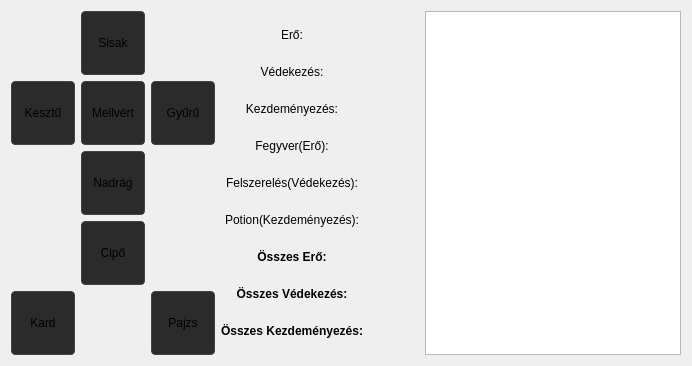
          <widget class="QWidget" name="page3_karakter">
           <layout class="QVBoxLayout" name="verticalLayout_6">
            <item>
             <layout class="QHBoxLayout" name="horizontalLayout_5">
              <item>
               <layout class="QGridLayout" name="gridLayout_3">
                <item row="3" column="1">
                 <widget class="QPushButton" name="btn_cipo">
                  <property name="minimumSize">
                   <size>
                    <width>64</width>
                    <height>64</height>
                   </size>
                  </property>
                  <property name="styleSheet">
                   <string notr="true">QPushButton {
    background-color: #2b2b2b;
    border: 1px solid #444444;
    border-radius: 4px;
}
QPushButton:hover {
    border: 1px solid #5fb35f;
}</string>
                  </property>
                  <property name="text">
                   <string>Cipő</string>
                  </property>
                 </widget>
                </item>
                <item row="4" column="2">
                 <widget class="QPushButton" name="btn_pajzs">
                  <property name="minimumSize">
                   <size>
                    <width>64</width>
                    <height>64</height>
                   </size>
                  </property>
                  <property name="styleSheet">
                   <string notr="true">QPushButton {
    background-color: #2b2b2b;
    border: 1px solid #444444;
    border-radius: 4px;
}
QPushButton:hover {
    border: 1px solid #5fb35f;
}</string>
                  </property>
                  <property name="text">
                   <string>Pajzs</string>
                  </property>
                 </widget>
                </item>
                <item row="1" column="0">
                 <widget class="QPushButton" name="btn_kesztyu">
                  <property name="minimumSize">
                   <size>
                    <width>64</width>
                    <height>64</height>
                   </size>
                  </property>
                  <property name="styleSheet">
                   <string notr="true">QPushButton {
    background-color: #2b2b2b;
    border: 1px solid #444444;
    border-radius: 4px;
}
QPushButton:hover {
    border: 1px solid #5fb35f;
}</string>
                  </property>
                  <property name="text">
                   <string>Kesztű</string>
                  </property>
                 </widget>
                </item>
                <item row="2" column="1">
                 <widget class="QPushButton" name="btn_nadrag">
                  <property name="minimumSize">
                   <size>
                    <width>64</width>
                    <height>64</height>
                   </size>
                  </property>
                  <property name="styleSheet">
                   <string notr="true">QPushButton {
    background-color: #2b2b2b;
    border: 1px solid #444444;
    border-radius: 4px;
}
QPushButton:hover {
    border: 1px solid #5fb35f;
}</string>
                  </property>
                  <property name="text">
                   <string>Nadrág</string>
                  </property>
                 </widget>
                </item>
                <item row="0" column="1">
                 <widget class="QPushButton" name="btn_sisak">
                  <property name="minimumSize">
                   <size>
                    <width>64</width>
                    <height>64</height>
                   </size>
                  </property>
                  <property name="styleSheet">
                   <string notr="true">QPushButton {
    background-color: #2b2b2b;
    border: 1px solid #444444;
    border-radius: 4px;
}
QPushButton:hover {
    border: 1px solid #5fb35f;
}</string>
                  </property>
                  <property name="text">
                   <string>Sisak</string>
                  </property>
                 </widget>
                </item>
                <item row="1" column="2">
                 <widget class="QPushButton" name="btn_gyuru">
                  <property name="minimumSize">
                   <size>
                    <width>64</width>
                    <height>64</height>
                   </size>
                  </property>
                  <property name="styleSheet">
                   <string notr="true">QPushButton {
    background-color: #2b2b2b;
    border: 1px solid #444444;
    border-radius: 4px;
}
QPushButton:hover {
    border: 1px solid #5fb35f;
}</string>
                  </property>
                  <property name="text">
                   <string>Gyűrű</string>
                  </property>
                 </widget>
                </item>
                <item row="1" column="1">
                 <widget class="QPushButton" name="btn_mellvert">
                  <property name="minimumSize">
                   <size>
                    <width>64</width>
                    <height>64</height>
                   </size>
                  </property>
                  <property name="styleSheet">
                   <string notr="true">QPushButton {
    background-color: #2b2b2b;
    border: 1px solid #444444;
    border-radius: 4px;
}
QPushButton:hover {
    border: 1px solid #5fb35f;
}</string>
                  </property>
                  <property name="text">
                   <string>Mellvért</string>
                  </property>
                 </widget>
                </item>
                <item row="4" column="0">
                 <widget class="QPushButton" name="btn_kard">
                  <property name="minimumSize">
                   <size>
                    <width>64</width>
                    <height>64</height>
                   </size>
                  </property>
                  <property name="styleSheet">
                   <string notr="true">QPushButton {
    background-color: #2b2b2b;
    border: 1px solid #444444;
    border-radius: 4px;
}
QPushButton:hover {
    border: 1px solid #5fb35f;
}</string>
                  </property>
                  <property name="text">
                   <string>Kard</string>
                  </property>
                 </widget>
                </item>
               </layout>
              </item>
              <item>
               <layout class="QHBoxLayout" name="horizontalLayout_2">
                <item>
                 <layout class="QGridLayout" name="gridLayout_2">
                  <item row="8" column="0">
                   <widget class="QLabel" name="label_91">
                    <property name="font">
                     <font>
                      <bold>true</bold>
                     </font>
                    </property>
                    <property name="text">
                     <string>Összes Kezdeményezés:</string>
                    </property>
                    <property name="alignment">
                     <set>Qt::AlignmentFlag::AlignCenter</set>
                    </property>
                   </widget>
                  </item>
                  <item row="0" column="1">
                   <widget class="QLabel" name="label_12">
                    <property name="sizePolicy">
                     <sizepolicy hsizetype="Fixed" vsizetype="Fixed">
                      <horstretch>0</horstretch>
                      <verstretch>0</verstretch>
                     </sizepolicy>
                    </property>
                    <property name="minimumSize">
                     <size>
                      <width>50</width>
                      <height>0</height>
                     </size>
                    </property>
                    <property name="text">
                     <string/>
                    </property>
                    <property name="alignment">
                     <set>Qt::AlignmentFlag::AlignCenter</set>
                    </property>
                   </widget>
                  </item>
                  <item row="3" column="1">
                   <widget class="QLabel" name="label_83">
                    <property name="sizePolicy">
                     <sizepolicy hsizetype="Fixed" vsizetype="Fixed">
                      <horstretch>0</horstretch>
                      <verstretch>0</verstretch>
                     </sizepolicy>
                    </property>
                    <property name="minimumSize">
                     <size>
                      <width>50</width>
                      <height>0</height>
                     </size>
                    </property>
                    <property name="text">
                     <string/>
                    </property>
                    <property name="alignment">
                     <set>Qt::AlignmentFlag::AlignCenter</set>
                    </property>
                   </widget>
                  </item>
                  <item row="5" column="0">
                   <widget class="QLabel" name="label_86">
                    <property name="text">
                     <string>Potion(Kezdeményezés):</string>
                    </property>
                    <property name="alignment">
                     <set>Qt::AlignmentFlag::AlignCenter</set>
                    </property>
                   </widget>
                  </item>
                  <item row="5" column="1">
                   <widget class="QLabel" name="label_87">
                    <property name="sizePolicy">
                     <sizepolicy hsizetype="Fixed" vsizetype="Fixed">
                      <horstretch>0</horstretch>
                      <verstretch>0</verstretch>
                     </sizepolicy>
                    </property>
                    <property name="minimumSize">
                     <size>
                      <width>50</width>
                      <height>0</height>
                     </size>
                    </property>
                    <property name="text">
                     <string/>
                    </property>
                    <property name="alignment">
                     <set>Qt::AlignmentFlag::AlignCenter</set>
                    </property>
                   </widget>
                  </item>
                  <item row="1" column="0">
                   <widget class="QLabel" name="label_13">
                    <property name="text">
                     <string>Védekezés:</string>
                    </property>
                    <property name="alignment">
                     <set>Qt::AlignmentFlag::AlignCenter</set>
                    </property>
                   </widget>
                  </item>
                  <item row="3" column="0">
                   <widget class="QLabel" name="label_15">
                    <property name="text">
                     <string>Fegyver(Erő):</string>
                    </property>
                    <property name="alignment">
                     <set>Qt::AlignmentFlag::AlignCenter</set>
                    </property>
                   </widget>
                  </item>
                  <item row="7" column="0">
                   <widget class="QLabel" name="label_90">
                    <property name="font">
                     <font>
                      <bold>true</bold>
                     </font>
                    </property>
                    <property name="text">
                     <string>Összes Védekezés:</string>
                    </property>
                    <property name="alignment">
                     <set>Qt::AlignmentFlag::AlignCenter</set>
                    </property>
                   </widget>
                  </item>
                  <item row="1" column="1">
                   <widget class="QLabel" name="label_16">
                    <property name="sizePolicy">
                     <sizepolicy hsizetype="Fixed" vsizetype="Fixed">
                      <horstretch>0</horstretch>
                      <verstretch>0</verstretch>
                     </sizepolicy>
                    </property>
                    <property name="minimumSize">
                     <size>
                      <width>50</width>
                      <height>0</height>
                     </size>
                    </property>
                    <property name="text">
                     <string/>
                    </property>
                    <property name="alignment">
                     <set>Qt::AlignmentFlag::AlignCenter</set>
                    </property>
                   </widget>
                  </item>
                  <item row="4" column="1">
                   <widget class="QLabel" name="label_85">
                    <property name="sizePolicy">
                     <sizepolicy hsizetype="Fixed" vsizetype="Fixed">
                      <horstretch>0</horstretch>
                      <verstretch>0</verstretch>
                     </sizepolicy>
                    </property>
                    <property name="minimumSize">
                     <size>
                      <width>50</width>
                      <height>0</height>
                     </size>
                    </property>
                    <property name="text">
                     <string/>
                    </property>
                    <property name="alignment">
                     <set>Qt::AlignmentFlag::AlignCenter</set>
                    </property>
                   </widget>
                  </item>
                  <item row="6" column="0">
                   <widget class="QLabel" name="label_88">
                    <property name="font">
                     <font>
                      <bold>true</bold>
                     </font>
                    </property>
                    <property name="text">
                     <string>Összes Erő:</string>
                    </property>
                    <property name="alignment">
                     <set>Qt::AlignmentFlag::AlignCenter</set>
                    </property>
                   </widget>
                  </item>
                  <item row="4" column="0">
                   <widget class="QLabel" name="label_84">
                    <property name="text">
                     <string>Felszerelés(Védekezés):</string>
                    </property>
                    <property name="alignment">
                     <set>Qt::AlignmentFlag::AlignCenter</set>
                    </property>
                   </widget>
                  </item>
                  <item row="8" column="1">
                   <widget class="QLabel" name="label_93">
                    <property name="sizePolicy">
                     <sizepolicy hsizetype="Fixed" vsizetype="Fixed">
                      <horstretch>0</horstretch>
                      <verstretch>0</verstretch>
                     </sizepolicy>
                    </property>
                    <property name="minimumSize">
                     <size>
                      <width>50</width>
                      <height>0</height>
                     </size>
                    </property>
                    <property name="font">
                     <font>
                      <bold>true</bold>
                     </font>
                    </property>
                    <property name="text">
                     <string/>
                    </property>
                    <property name="alignment">
                     <set>Qt::AlignmentFlag::AlignCenter</set>
                    </property>
                   </widget>
                  </item>
                  <item row="7" column="1">
                   <widget class="QLabel" name="label_92">
                    <property name="sizePolicy">
                     <sizepolicy hsizetype="Fixed" vsizetype="Fixed">
                      <horstretch>0</horstretch>
                      <verstretch>0</verstretch>
                     </sizepolicy>
                    </property>
                    <property name="minimumSize">
                     <size>
                      <width>50</width>
                      <height>0</height>
                     </size>
                    </property>
                    <property name="font">
                     <font>
                      <bold>true</bold>
                     </font>
                    </property>
                    <property name="text">
                     <string/>
                    </property>
                    <property name="alignment">
                     <set>Qt::AlignmentFlag::AlignCenter</set>
                    </property>
                   </widget>
                  </item>
                  <item row="2" column="1">
                   <widget class="QLabel" name="label_82">
                    <property name="sizePolicy">
                     <sizepolicy hsizetype="Fixed" vsizetype="Fixed">
                      <horstretch>0</horstretch>
                      <verstretch>0</verstretch>
                     </sizepolicy>
                    </property>
                    <property name="minimumSize">
                     <size>
                      <width>50</width>
                      <height>0</height>
                     </size>
                    </property>
                    <property name="text">
                     <string/>
                    </property>
                    <property name="alignment">
                     <set>Qt::AlignmentFlag::AlignCenter</set>
                    </property>
                   </widget>
                  </item>
                  <item row="2" column="0">
                   <widget class="QLabel" name="label_14">
                    <property name="text">
                     <string>Kezdeményezés:</string>
                    </property>
                    <property name="alignment">
                     <set>Qt::AlignmentFlag::AlignCenter</set>
                    </property>
                   </widget>
                  </item>
                  <item row="6" column="1">
                   <widget class="QLabel" name="label_89">
                    <property name="sizePolicy">
                     <sizepolicy hsizetype="Fixed" vsizetype="Fixed">
                      <horstretch>0</horstretch>
                      <verstretch>0</verstretch>
                     </sizepolicy>
                    </property>
                    <property name="minimumSize">
                     <size>
                      <width>50</width>
                      <height>0</height>
                     </size>
                    </property>
                    <property name="font">
                     <font>
                      <bold>true</bold>
                     </font>
                    </property>
                    <property name="text">
                     <string/>
                    </property>
                    <property name="alignment">
                     <set>Qt::AlignmentFlag::AlignCenter</set>
                    </property>
                   </widget>
                  </item>
                  <item row="0" column="0">
                   <widget class="QLabel" name="label_94">
                    <property name="text">
                     <string>Erő:</string>
                    </property>
                    <property name="alignment">
                     <set>Qt::AlignmentFlag::AlignCenter</set>
                    </property>
                   </widget>
                  </item>
                 </layout>
                </item>
                <item>
                 <widget class="QListWidget" name="listWidget"/>
                </item>
               </layout>
              </item>
             </layout>
            </item>
           </layout>
          </widget>
